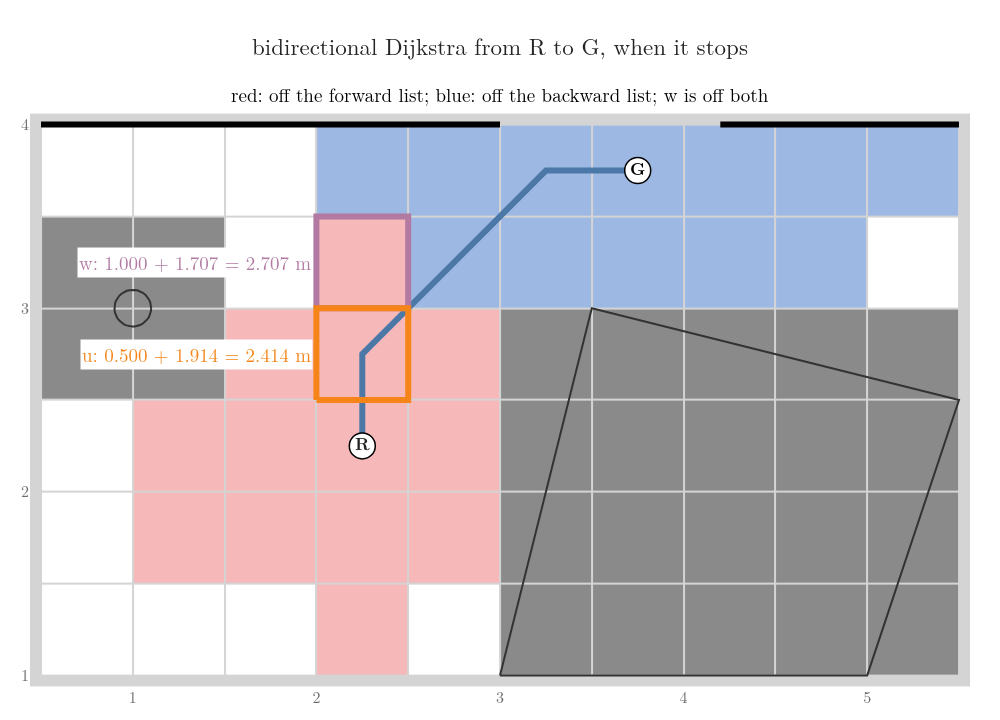

Here is the Python script that generated this plot:
"""Why the meeting cell is not enough: bidirectional Dijkstra from R (x 2.0-2.5 m, y 2.0-2.5 m, two cells above
the start cell) to the goal cell G, at the moment it stops. Red: taken off the forward open list; blue: taken off
the backward one. The first cell off both lists, w (purple outline), gives 1.000 + 1.707 = 2.707 m. The cell u
just above R (orange outline), reached by both searches but taken off only the forward list, gives
0.500 + 1.914 = 2.414 m, the shortest route (blue line). Run -> bidir_trap.png"""
from pathlib import Path

import plotly.graph_objects as go
from drawkit import axes, centre, layout, outline, room, route, sg, title_at
from gifkit import ORANGE, PURPLE
from searchkit import GOAL, bidirectional, dist_from

here = Path(__file__).parent
R = (4, 4)
B = bidirectional(R, GOAL)
w, x = B["w"], (4, 5)
assert w == (4, 6) and round(B["gf"][w], 3) == 1.0 and round(B["gb"][w], 3) == 1.707
assert round(B["gf"][x], 3) == 0.5 and round(B["gb"][x], 3) == 1.914 and round(B["cost"], 3) == 2.414
assert round(dist_from(R)[GOAL], 3) == 2.414 and B["expanded"] == 26
assert round(1.0 + 1.707, 3) == 2.707 and round(0.5 + 1.914, 3) == 2.414
fr = B["frames"][-1]
XR, YR = (1, 11), (2, 8)
st = {c: "closed" for c in fr["closed"][0]}
st.update({c: "back" for c in fr["closed"][1] if c != w})
fig = go.Figure()
room(fig, None, st, xr=XR, yr=YR, labels=False)
best = [R, x, (5, 6), (6, 7), GOAL]
route(fig, best)
outline(fig, w, colour=PURPLE, width=6)
outline(fig, x, colour=ORANGE, width=6)
for c, txt, col, dx in ((w, "w: 1.000 + 1.707 = 2.707 m", PURPLE, -0.27), (x, "u: 0.500 + 1.914 = 2.414 m", ORANGE,
                                                                           -0.27)):
    cx, cy = centre(c)
    fig.add_annotation(x=cx + dx, y=cy, text=txt, showarrow=False, xanchor="right", font=dict(size=19, color=col),
                       bgcolor="white")
sg(fig, None, XR, YR, start=None)
cx, cy = centre(R)
fig.add_trace(go.Scatter(x=[cx], y=[cy], mode="markers+text", text=["<b>R</b>"], textfont=dict(size=17),
                         marker=dict(size=26, color="white", line=dict(color="black", width=1.5))))
axes(fig, None, XR, YR)
title_at(fig, "red: off the forward list; blue: off the backward list; w is off both", 1.0, size=19)
layout(fig, "bidirectional Dijkstra from R to G, when it stops", width=1000, height=720,
       margin=dict(l=30, r=30, t=110, b=30))
fig.write_image(here / "bidir_trap.png")
